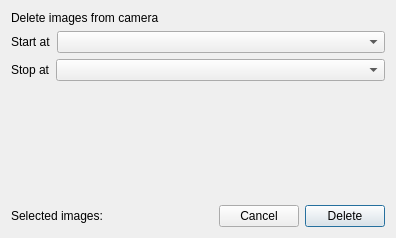
<?xml version="1.0" encoding="UTF-8"?>
<ui version="4.0">
 <class>DeleteImagesDialog</class>
 <widget class="QDialog" name="DeleteImagesDialog">
  <property name="geometry">
   <rect>
    <x>0</x>
    <y>0</y>
    <width>396</width>
    <height>238</height>
   </rect>
  </property>
  <property name="windowTitle">
   <string>Delete Images</string>
  </property>
  <layout class="QGridLayout" name="gridLayout_2">
   <item row="0" column="0">
    <widget class="QLabel" name="header_text">
     <property name="text">
      <string>Delete images from camera</string>
     </property>
    </widget>
   </item>
   <item row="6" column="0">
    <layout class="QHBoxLayout" name="horizontalLayout_4"/>
   </item>
   <item row="3" column="0">
    <layout class="QHBoxLayout" name="horizontalLayout_2" stretch="0,1">
     <item>
      <widget class="QLabel" name="label">
       <property name="text">
        <string>Start at</string>
       </property>
      </widget>
     </item>
     <item>
      <widget class="QComboBox" name="start_combo_box"/>
     </item>
    </layout>
   </item>
   <item row="8" column="0">
    <layout class="QHBoxLayout" name="horizontalLayout">
     <item>
      <widget class="QLabel" name="selected_images_label">
       <property name="text">
        <string>Selected images:</string>
       </property>
      </widget>
     </item>
     <item>
      <spacer name="horizontalSpacer">
       <property name="orientation">
        <enum>Qt::Horizontal</enum>
       </property>
       <property name="sizeHint" stdset="0">
        <size>
         <width>40</width>
         <height>20</height>
        </size>
       </property>
      </spacer>
     </item>
     <item>
      <widget class="QPushButton" name="cancel_button">
       <property name="text">
        <string>Cancel</string>
       </property>
       <property name="autoDefault">
        <bool>false</bool>
       </property>
      </widget>
     </item>
     <item>
      <widget class="QPushButton" name="done_button">
       <property name="text">
        <string>Delete</string>
       </property>
       <property name="autoDefault">
        <bool>true</bool>
       </property>
       <property name="default">
        <bool>true</bool>
       </property>
      </widget>
     </item>
    </layout>
   </item>
   <item row="5" column="0">
    <spacer name="verticalSpacer_2">
     <property name="orientation">
      <enum>Qt::Vertical</enum>
     </property>
     <property name="sizeHint" stdset="0">
      <size>
       <width>20</width>
       <height>40</height>
      </size>
     </property>
    </spacer>
   </item>
   <item row="4" column="0">
    <layout class="QHBoxLayout" name="horizontalLayout_3" stretch="0,1">
     <item>
      <widget class="QLabel" name="label_2">
       <property name="text">
        <string>Stop at</string>
       </property>
      </widget>
     </item>
     <item>
      <widget class="QComboBox" name="stop_combo_box"/>
     </item>
    </layout>
   </item>
  </layout>
 </widget>
 <resources/>
 <connections>
  <connection>
   <sender>cancel_button</sender>
   <signal>clicked()</signal>
   <receiver>DeleteImagesDialog</receiver>
   <slot>reject()</slot>
   <hints>
    <hint type="sourcelabel">
     <x>158</x>
     <y>160</y>
    </hint>
    <hint type="destinationlabel">
     <x>158</x>
     <y>110</y>
    </hint>
   </hints>
  </connection>
 </connections>
</ui>
